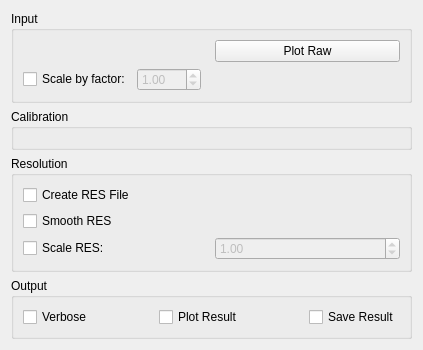
<?xml version="1.0" encoding="UTF-8"?>
<ui version="4.0">
 <class>IndirectCalibration</class>
 <widget class="QWidget" name="IndirectCalibration">
  <property name="geometry">
   <rect>
    <x>0</x>
    <y>0</y>
    <width>423</width>
    <height>339</height>
   </rect>
  </property>
  <property name="windowTitle">
   <string>Form</string>
  </property>
  <layout class="QVBoxLayout" name="verticalLayout_10">
   <item>
    <widget class="QGroupBox" name="gbInput">
     <property name="title">
      <string>Input</string>
     </property>
     <layout class="QVBoxLayout" name="verticalLayout_11">
      <item>
       <layout class="QHBoxLayout" name="loCalibInputFile">
        <item>
         <widget class="MantidQt::MantidWidgets::MWRunFiles" name="leRunNo" native="true">
          <property name="sizePolicy">
           <sizepolicy hsizetype="Preferred" vsizetype="Fixed">
            <horstretch>0</horstretch>
            <verstretch>41</verstretch>
           </sizepolicy>
          </property>
          <property name="label" stdset="0">
           <string>Run No</string>
          </property>
          <property name="multipleFiles" stdset="0">
           <bool>true</bool>
          </property>
          <property name="algorithmAndProperty" stdset="0">
           <string/>
          </property>
          <property name="fileExtensions" stdset="0">
           <stringlist>
            <string>.raw</string>
           </stringlist>
          </property>
         </widget>
        </item>
        <item>
         <widget class="QPushButton" name="pbPlotRaw">
          <property name="toolTip">
           <string>Plot first detector spectra</string>
          </property>
          <property name="text">
           <string>Plot Raw</string>
          </property>
         </widget>
        </item>
       </layout>
      </item>
      <item>
       <layout class="QHBoxLayout" name="loCalibScaleFactor">
        <item>
         <widget class="QCheckBox" name="ckScale">
          <property name="text">
           <string>Scale by factor:</string>
          </property>
         </widget>
        </item>
        <item>
         <widget class="QDoubleSpinBox" name="spScale">
          <property name="enabled">
           <bool>false</bool>
          </property>
          <property name="maximum">
           <double>999.990000000000009</double>
          </property>
          <property name="value">
           <double>1.0</double>
          </property>
         </widget>
        </item>
        <item>
         <spacer name="horizontalSpacer_2">
          <property name="orientation">
           <enum>Qt::Horizontal</enum>
          </property>
          <property name="sizeType">
           <enum>QSizePolicy::Expanding</enum>
          </property>
          <property name="sizeHint" stdset="0">
           <size>
            <width>40</width>
            <height>20</height>
           </size>
          </property>
         </spacer>
        </item>
       </layout>
      </item>
     </layout>
    </widget>
   </item>
   <item>
    <widget class="QGroupBox" name="gbCalibration">
     <property name="title">
      <string>Calibration</string>
     </property>
     <layout class="QHBoxLayout" name="horizontalLayout_20">
      <item>
       <layout class="QVBoxLayout" name="propertiesCalibration"/>
      </item>
      <item>
       <layout class="QVBoxLayout" name="plotCalibration"/>
      </item>
     </layout>
    </widget>
   </item>
   <item>
    <widget class="QGroupBox" name="gbResolution">
     <property name="title">
      <string>Resolution</string>
     </property>
     <layout class="QHBoxLayout" name="cal_plots">
      <item>
       <layout class="QVBoxLayout" name="loResolutionOptions">
        <item>
         <layout class="QGridLayout" name="loResolutionOptions2">
          <item row="2" column="0">
           <widget class="QCheckBox" name="ckResolutionScale">
            <property name="enabled">
             <bool>true</bool>
            </property>
            <property name="text">
             <string>Scale RES:</string>
            </property>
           </widget>
          </item>
          <item row="0" column="0" colspan="2">
           <widget class="QCheckBox" name="ckCreateResolution">
            <property name="toolTip">
             <string>Create RES file</string>
            </property>
            <property name="text">
             <string>Create RES File</string>
            </property>
           </widget>
          </item>
          <item row="1" column="0" colspan="2">
           <widget class="QCheckBox" name="ckSmoothResolution">
            <property name="toolTip">
             <string>Apply WienerSmooth algorithm to resolution</string>
            </property>
            <property name="text">
             <string>Smooth RES</string>
            </property>
           </widget>
          </item>
          <item row="2" column="1">
           <widget class="QDoubleSpinBox" name="spResolutionScale">
            <property name="enabled">
             <bool>false</bool>
            </property>
            <property name="maximum">
             <double>999.990000000000009</double>
            </property>
            <property name="value">
             <double>1.0</double>
            </property>
           </widget>
          </item>
         </layout>
        </item>
       </layout>
      </item>
      <item>
       <layout class="QVBoxLayout" name="plotResolution"/>
      </item>
     </layout>
    </widget>
   </item>
   <item>
    <widget class="QGroupBox" name="gbOutput">
     <property name="title">
      <string>Output</string>
     </property>
     <layout class="QHBoxLayout" name="horizontalLayout">
      <item>
       <widget class="QCheckBox" name="ckVerbose">
        <property name="text">
         <string>Verbose</string>
        </property>
       </widget>
      </item>
      <item>
       <spacer name="horizontalSpacer_1">
        <property name="orientation">
         <enum>Qt::Horizontal</enum>
        </property>
        <property name="sizeHint" stdset="0">
         <size>
          <width>40</width>
          <height>20</height>
         </size>
        </property>
       </spacer>
      </item>
      <item>
       <widget class="QCheckBox" name="ckPlot">
        <property name="toolTip">
         <string>Plot resulting calibration file when created.</string>
        </property>
        <property name="text">
         <string>Plot Result</string>
        </property>
       </widget>
      </item>
      <item>
       <spacer name="horizontalSpacer_0">
        <property name="orientation">
         <enum>Qt::Horizontal</enum>
        </property>
        <property name="sizeHint" stdset="0">
         <size>
          <width>40</width>
          <height>20</height>
         </size>
        </property>
       </spacer>
      </item>
      <item>
       <widget class="QCheckBox" name="ckSave">
        <property name="text">
         <string>Save Result</string>
        </property>
       </widget>
      </item>
     </layout>
    </widget>
   </item>
  </layout>
 </widget>
 <customwidgets>
  <customwidget>
   <class>MantidQt::MantidWidgets::MWRunFiles</class>
   <extends>QWidget</extends>
   <header>MantidQtMantidWidgets/MWRunFiles.h</header>
  </customwidget>
 </customwidgets>
 <resources/>
 <connections>
  <connection>
   <sender>ckResolutionScale</sender>
   <signal>toggled(bool)</signal>
   <receiver>spResolutionScale</receiver>
   <slot>setEnabled(bool)</slot>
   <hints>
    <hint type="sourcelabel">
     <x>69</x>
     <y>252</y>
    </hint>
    <hint type="destinationlabel">
     <x>169</x>
     <y>253</y>
    </hint>
   </hints>
  </connection>
  <connection>
   <sender>ckScale</sender>
   <signal>toggled(bool)</signal>
   <receiver>spScale</receiver>
   <slot>setEnabled(bool)</slot>
   <hints>
    <hint type="sourcelabel">
     <x>81</x>
     <y>80</y>
    </hint>
    <hint type="destinationlabel">
     <x>180</x>
     <y>81</y>
    </hint>
   </hints>
  </connection>
 </connections>
</ui>
